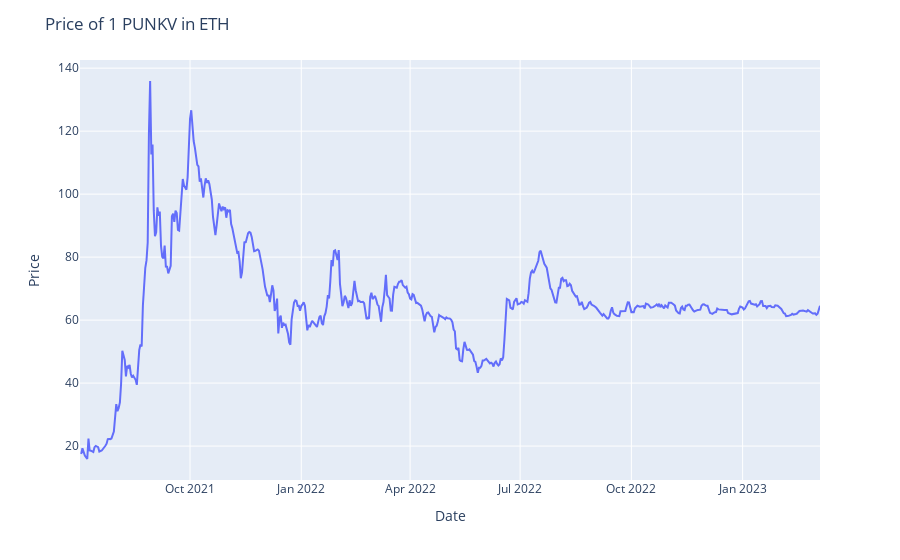

Notebook cell for this chart:
### Code cell
my_token = PunkVPriceChart(contract_address = '0x0463a06fBc8bF28b3F120cd1BfC59483F099d332')
logs = my_token.get_logs()
df = my_token.create_dataframe(logs)
my_token.create_chart(df)

### Figure 1 — Plotly figure (JSON) as saved in the notebook; plotly's stock layout.template omitted (floating-point values rounded to 4 significant figures; data arrays with more than 128 entries replaced by an {"elided": "..."} marker saying what was removed)
{"data": [{"connectgaps": true, "hovertemplate": "timestamp=%{x}<br>price=%{y}<extra></extra>", "legendgroup": "", "line": {"color": "#636efa", "dash": "solid"}, "marker": {"symbol": "circle"}, "mode": "lines", "name": "", "orientation": "v", "showlegend": false, "type": "scatter", "x": {"elided": "613 str values"}, "xaxis": "x", "y": {"elided": "613 float values"}, "yaxis": "y"}], "layout": {"legend": {"tracegroupgap": 0}, "margin": {"t": 60}, "title": {"text": "Price of 1 PUNKV in ETH"}, "xaxis": {"anchor": "y", "domain": [0, 1], "title": {"text": "Date"}}, "yaxis": {"anchor": "x", "domain": [0, 1], "title": {"text": "Price"}}}}
